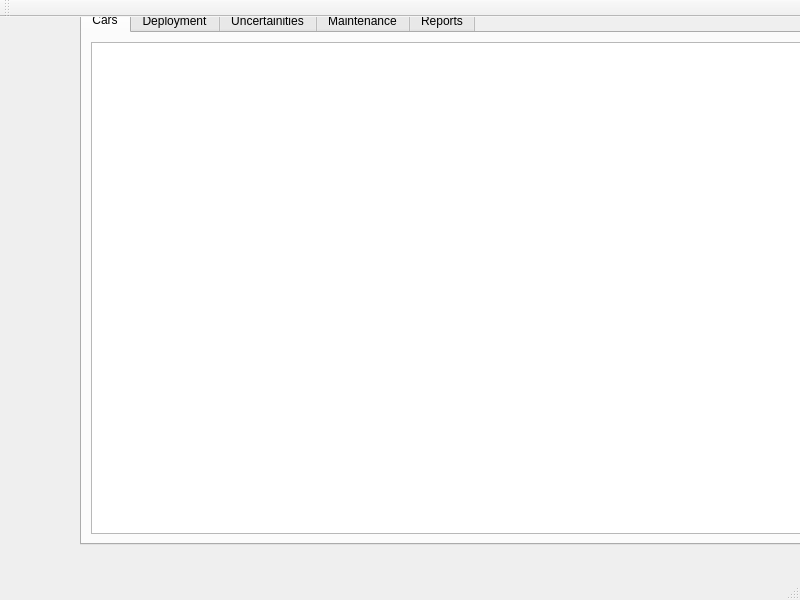
<?xml version="1.0" encoding="UTF-8"?>
<ui version="4.0">
 <class>MainWindow</class>
 <widget class="QMainWindow" name="MainWindow">
  <property name="geometry">
   <rect>
    <x>0</x>
    <y>0</y>
    <width>800</width>
    <height>600</height>
   </rect>
  </property>
  <property name="windowTitle">
   <string>MainWindow</string>
  </property>
  <property name="autoFillBackground">
   <bool>true</bool>
  </property>
  <widget class="QWidget" name="centralwidget">
   <widget class="QTabWidget" name="tabWidget">
    <property name="geometry">
     <rect>
      <x>80</x>
      <y>-10</y>
      <width>782</width>
      <height>538</height>
     </rect>
    </property>
    <property name="currentIndex">
     <number>0</number>
    </property>
    <widget class="QWidget" name="tab">
     <attribute name="title">
      <string>Cars</string>
     </attribute>
     <layout class="QHBoxLayout" name="horizontalLayout_2">
      <item>
       <widget class="QTableWidget" name="tableWidget"/>
      </item>
     </layout>
    </widget>
    <widget class="QWidget" name="tab_9">
     <attribute name="title">
      <string>Deployment</string>
     </attribute>
     <layout class="QHBoxLayout" name="horizontalLayout_3">
      <item>
       <widget class="QTableWidget" name="tableWidget_2">
        <property name="toolTipDuration">
         <number>-6</number>
        </property>
       </widget>
      </item>
     </layout>
    </widget>
    <widget class="QWidget" name="tab_8">
     <attribute name="title">
      <string>Uncertainities</string>
     </attribute>
     <layout class="QHBoxLayout" name="horizontalLayout_4">
      <item>
       <widget class="QTableWidget" name="tableWidget_3"/>
      </item>
     </layout>
    </widget>
    <widget class="QWidget" name="tab_6">
     <attribute name="title">
      <string>Maintenance</string>
     </attribute>
     <layout class="QHBoxLayout" name="horizontalLayout_6">
      <item>
       <widget class="QTableWidget" name="tableWidget_5"/>
      </item>
     </layout>
    </widget>
    <widget class="QWidget" name="tab_7">
     <attribute name="title">
      <string>Reports</string>
     </attribute>
     <layout class="QHBoxLayout" name="horizontalLayout_5">
      <item>
       <widget class="QTableWidget" name="tableWidget_4"/>
      </item>
     </layout>
    </widget>
   </widget>
  </widget>
  <widget class="QMenuBar" name="menubar">
   <property name="geometry">
    <rect>
     <x>0</x>
     <y>0</y>
     <width>800</width>
     <height>21</height>
    </rect>
   </property>
  </widget>
  <widget class="QStatusBar" name="statusbar"/>
  <widget class="QToolBar" name="toolBar">
   <property name="windowTitle">
    <string>toolBar</string>
   </property>
   <attribute name="toolBarArea">
    <enum>TopToolBarArea</enum>
   </attribute>
   <attribute name="toolBarBreak">
    <bool>false</bool>
   </attribute>
  </widget>
 </widget>
 <resources/>
 <connections/>
</ui>
